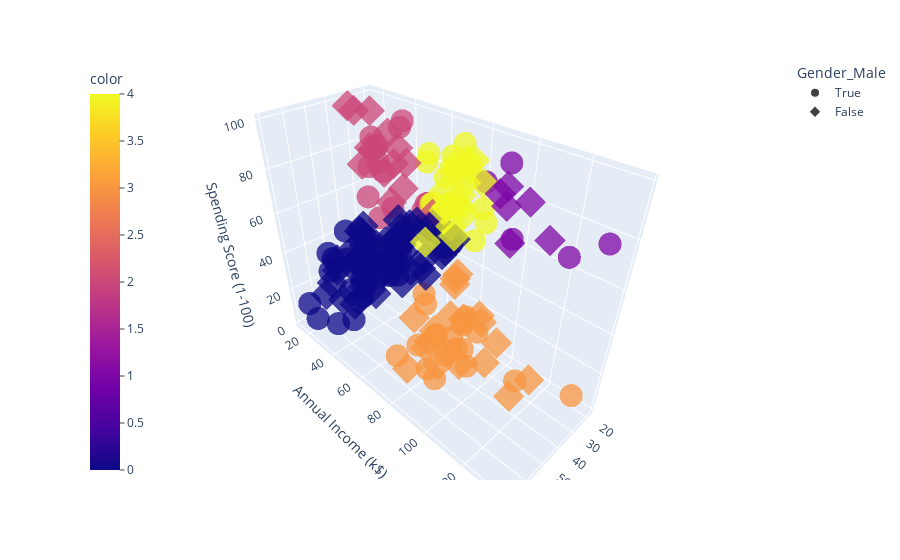

The code cell stored with this chart in its notebook:
### Code cell
# Interactive 3D scatter plot of customers for k=5
import plotly.express as px
fig = px.scatter_3d(
    df,
    x='Age',
    y='Annual Income (k$)',
    z='Spending Score (1-100)',
    color=model_kfive.fit_predict(df),
    symbol='Gender_Male',
    opacity=0.75
    )
fig.update_layout(coloraxis_colorbar=dict(yanchor='top', y=1, x=0, ticks='outside'))

### Figure 1 — Plotly figure (JSON) as saved in the notebook; plotly's stock layout.template omitted (floating-point values rounded to 4 significant figures)
{"data": [{"hovertemplate": "Gender_Male=True<br>Age=%{x}<br>Annual Income (k$)=%{y}<br>Spending Score (1-100)=%{z}<br>color=%{marker.color}<extra></extra>", "legendgroup": "True", "marker": {"color": [2, 2, 0, 0, 0, 2, 2, 0, 0, 2, 2, 2, 2, 0, 0, 2, 2, 0, 2, 0, 0, 0, 0, 0, 2, 0, 2, 2, 0, 0, 0, 0, 0, 0, 0, 0, 0, 0, 0, 0, 0, 0, 4, 0, 0, 0, 0, 0, 0, 4, 4, 3, 4, 3, 4, 3, 4, 3, 4, 3, 4, 3, 4, 3, 4, 3, 4, 3, 3, 3, 3, 3, 4, 3, 4, 3, 4, 3, 4, 3, 1, 3, 1, 1, 3, 1, 3, 1], "coloraxis": "coloraxis", "opacity": 0.75, "symbol": "circle"}, "mode": "markers", "name": "True", "scene": "scene", "showlegend": true, "type": "scatter3d", "x": [19, 21, 64, 67, 37, 22, 20, 52, 35, 25, 31, 29, 35, 60, 53, 18, 24, 48, 33, 59, 47, 69, 53, 70, 19, 63, 18, 19, 70, 59, 26, 40, 57, 38, 67, 48, 18, 48, 24, 48, 20, 67, 26, 49, 54, 68, 66, 65, 19, 27, 39, 43, 40, 59, 38, 47, 39, 20, 32, 19, 32, 25, 28, 48, 34, 43, 39, 37, 34, 19, 50, 42, 32, 40, 28, 36, 36, 58, 27, 59, 35, 46, 30, 28, 33, 32, 32, 30], "y": [15, 15, 19, 19, 20, 20, 21, 23, 24, 24, 25, 28, 28, 30, 33, 33, 38, 39, 42, 43, 43, 44, 46, 46, 46, 48, 48, 48, 49, 54, 54, 54, 54, 54, 54, 54, 59, 60, 60, 61, 61, 62, 62, 62, 63, 63, 63, 63, 64, 67, 69, 71, 71, 71, 71, 71, 71, 73, 73, 74, 75, 77, 77, 77, 78, 78, 78, 78, 78, 81, 85, 86, 87, 87, 87, 87, 87, 88, 88, 93, 93, 98, 99, 101, 113, 126, 137, 137], "z": [39, 81, 3, 14, 13, 79, 66, 29, 35, 73, 73, 82, 61, 4, 4, 92, 92, 36, 60, 60, 41, 46, 46, 56, 55, 51, 59, 59, 55, 47, 54, 48, 51, 55, 41, 46, 41, 49, 52, 42, 49, 59, 55, 56, 46, 43, 48, 52, 46, 56, 91, 35, 95, 11, 75, 9, 75, 5, 73, 10, 93, 12, 97, 36, 90, 17, 88, 1, 1, 5, 26, 20, 63, 13, 75, 10, 92, 15, 69, 14, 90, 15, 97, 68, 8, 74, 18, 83]}, {"hovertemplate": "Gender_Male=False<br>Age=%{x}<br>Annual Income (k$)=%{y}<br>Spending Score (1-100)=%{z}<br>color=%{marker.color}<extra></extra>", "legendgroup": "False", "marker": {"color": [0, 2, 0, 2, 0, 2, 2, 2, 0, 2, 0, 2, 0, 0, 0, 0, 2, 2, 0, 2, 0, 2, 0, 2, 0, 2, 0, 2, 0, 0, 0, 0, 0, 0, 0, 0, 0, 0, 0, 0, 0, 0, 0, 0, 0, 0, 0, 0, 0, 2, 0, 0, 0, 0, 0, 0, 0, 0, 0, 0, 0, 0, 0, 4, 0, 0, 4, 0, 0, 0, 0, 0, 4, 3, 4, 3, 4, 4, 3, 4, 3, 3, 4, 4, 3, 3, 4, 3, 4, 4, 4, 3, 4, 4, 4, 4, 3, 3, 4, 3, 1, 1, 3, 3, 3, 1, 3, 1, 1, 3, 1, 3], "coloraxis": "coloraxis", "opacity": 0.75, "symbol": "diamond"}, "mode": "markers", "name": "False", "scene": "scene", "showlegend": true, "type": "scatter3d", "x": [20, 23, 31, 22, 35, 23, 30, 35, 58, 24, 35, 35, 46, 54, 45, 40, 23, 21, 49, 21, 42, 30, 36, 20, 65, 31, 49, 24, 50, 27, 29, 31, 49, 31, 50, 51, 27, 67, 54, 43, 68, 32, 47, 60, 60, 45, 23, 49, 46, 21, 55, 22, 34, 50, 68, 40, 32, 47, 27, 23, 49, 21, 66, 19, 38, 18, 19, 63, 49, 51, 50, 38, 40, 23, 31, 25, 31, 29, 44, 35, 57, 28, 32, 32, 34, 44, 38, 47, 27, 30, 30, 56, 29, 31, 36, 33, 36, 52, 30, 37, 32, 29, 41, 54, 41, 36, 34, 32, 38, 47, 35, 45], "y": [16, 16, 17, 17, 18, 18, 19, 19, 20, 20, 21, 23, 25, 28, 28, 29, 29, 30, 33, 33, 34, 34, 37, 37, 38, 39, 39, 39, 40, 40, 40, 40, 42, 43, 43, 44, 46, 47, 47, 48, 48, 48, 49, 50, 50, 54, 54, 54, 54, 54, 57, 57, 58, 58, 59, 60, 60, 60, 60, 62, 62, 62, 63, 63, 64, 65, 65, 65, 65, 67, 67, 67, 69, 70, 70, 72, 72, 73, 73, 74, 75, 76, 76, 77, 78, 78, 78, 78, 78, 78, 78, 79, 79, 81, 85, 86, 87, 88, 88, 97, 97, 98, 99, 101, 103, 103, 103, 103, 113, 120, 120, 126], "z": [6, 77, 40, 76, 6, 94, 72, 99, 15, 77, 35, 98, 5, 14, 32, 31, 87, 73, 14, 81, 17, 73, 26, 75, 35, 61, 28, 65, 55, 47, 42, 42, 52, 54, 45, 50, 51, 52, 59, 50, 48, 47, 42, 49, 56, 53, 52, 42, 44, 57, 58, 55, 60, 46, 55, 40, 42, 47, 50, 41, 48, 42, 50, 54, 42, 48, 50, 43, 59, 43, 57, 40, 58, 29, 77, 34, 71, 88, 7, 72, 5, 40, 87, 74, 22, 20, 76, 16, 89, 78, 73, 35, 83, 93, 75, 95, 27, 13, 86, 32, 86, 88, 39, 24, 17, 85, 23, 69, 91, 16, 79, 28]}], "layout": {"coloraxis": {"colorbar": {"ticks": "outside", "title": {"text": "color"}, "x": 0, "y": 1, "yanchor": "top"}, "colorscale": [[0, "#0d0887"], [0.1111, "#46039f"], [0.2222, "#7201a8"], [0.3333, "#9c179e"], [0.4444, "#bd3786"], [0.5556, "#d8576b"], [0.6667, "#ed7953"], [0.7778, "#fb9f3a"], [0.8889, "#fdca26"], [1, "#f0f921"]]}, "legend": {"title": {"text": "Gender_Male"}, "tracegroupgap": 0}, "margin": {"t": 60}, "scene": {"domain": {"x": [0, 1], "y": [0, 1]}, "xaxis": {"title": {"text": "Age"}}, "yaxis": {"title": {"text": "Annual Income (k$)"}}, "zaxis": {"title": {"text": "Spending Score (1-100)"}}}}}
